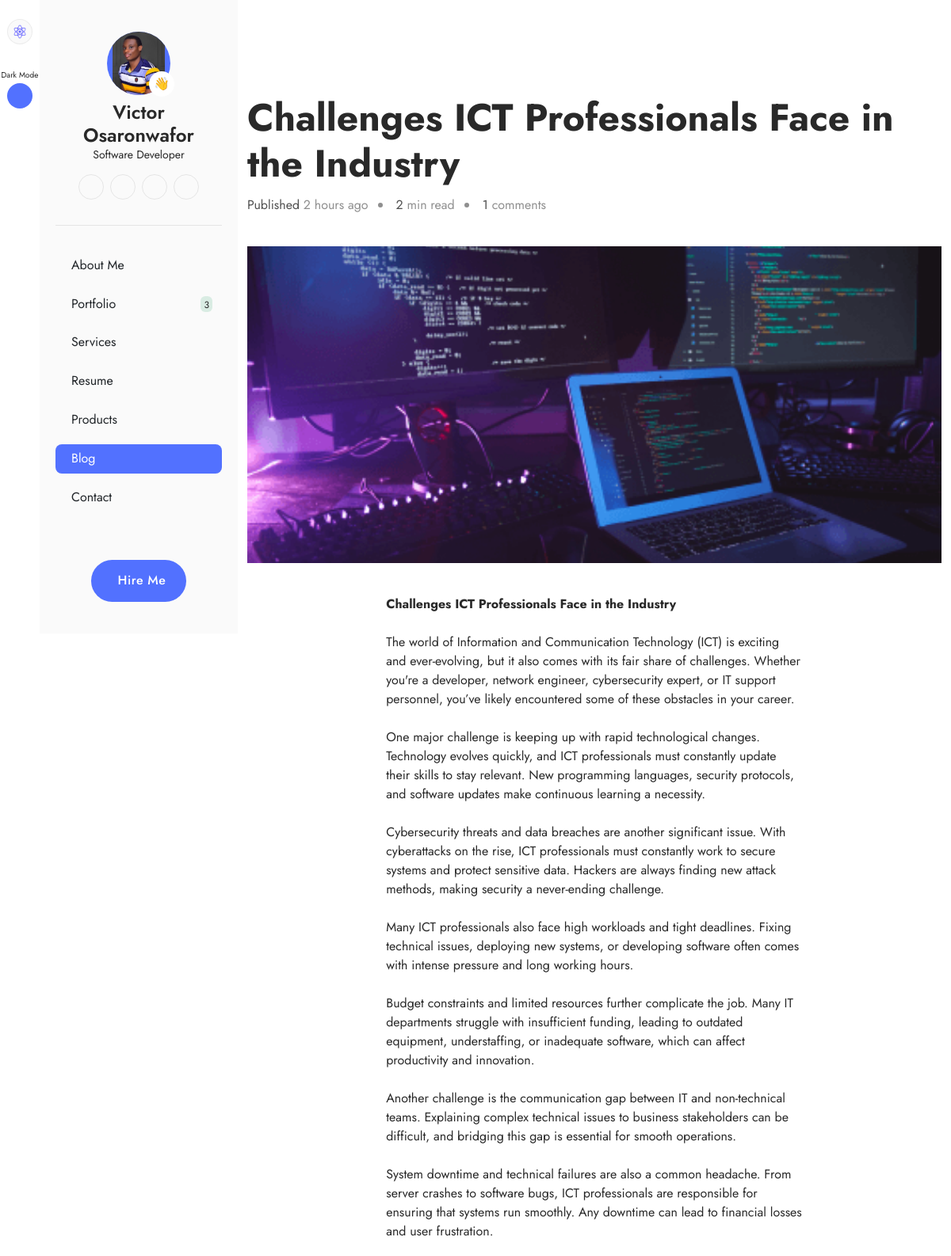
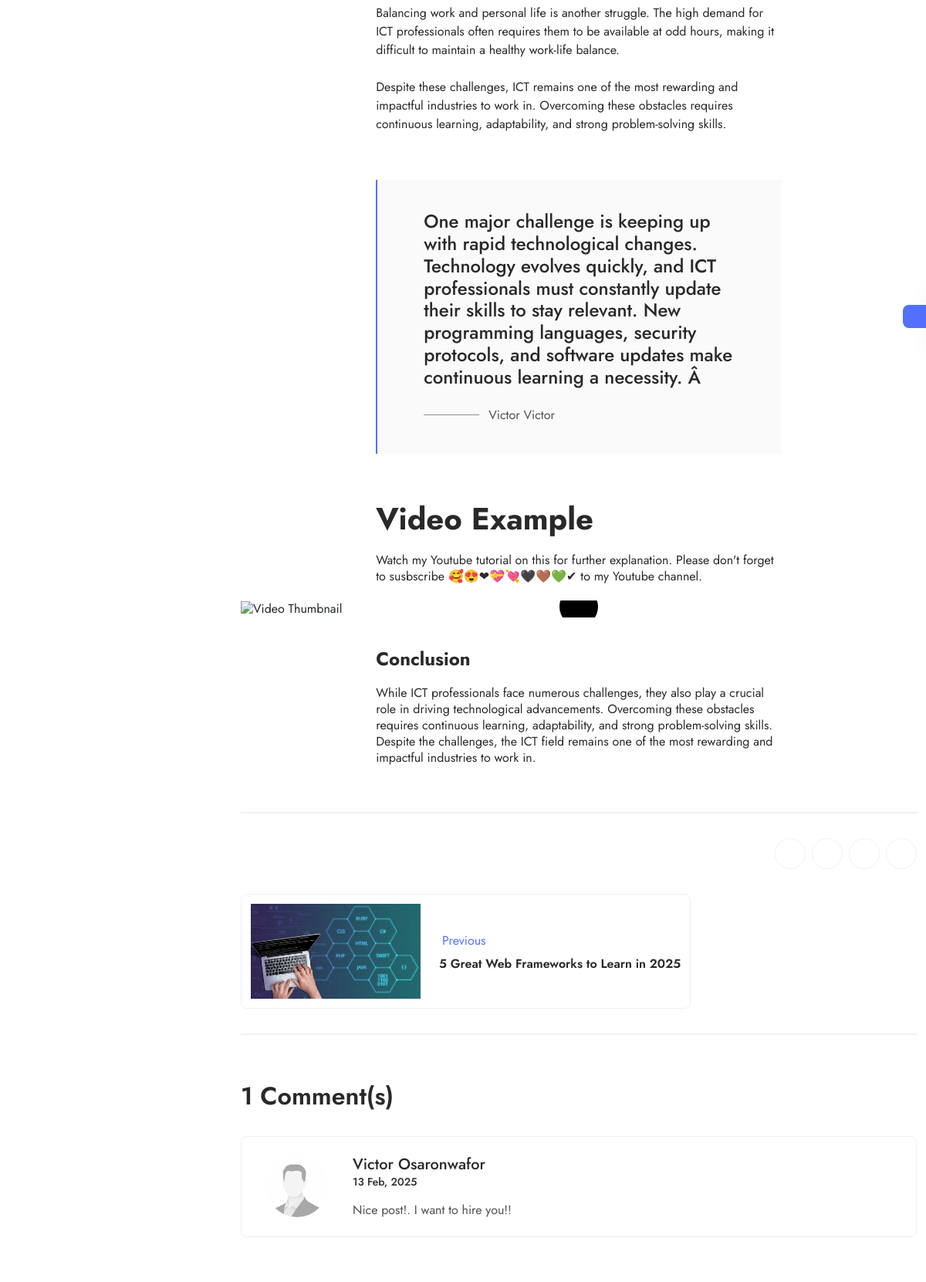
The page /blog-details.php?read=challenges-ict-professionals-face-in-the-industry (upper part) on the database its author committed (2 pictures, top to bottom).
### tables this page shows
CREATE TABLE `settings` (
  `id` int(11) NOT NULL,
  `phone` varchar(255) DEFAULT NULL,
  `email` varchar(255) DEFAULT NULL,
  `office_address` longtext DEFAULT NULL,
  `facebook` varchar(255) DEFAULT NULL,
  `instagram` varchar(255) DEFAULT NULL,
  `twitter` varchar(255) DEFAULT NULL,
  `linkedIn` varchar(255) DEFAULT NULL,
  `youtube` varchar(255) DEFAULT NULL,
  `whatsapp` varchar(255) DEFAULT NULL,
  `whatsapp_url` text DEFAULT NULL,
  `logo` varchar(255) DEFAULT NULL,
  `status` tinyint(4) NOT NULL DEFAULT 0,
  `date` datetime NOT NULL DEFAULT current_timestamp()
);

CREATE TABLE `about_me` (
  `id` int(11) NOT NULL,
  `name` varchar(255) NOT NULL,
  `role` varchar(255) NOT NULL,
  `intro_title` text NOT NULL,
  `intro_text` text NOT NULL,
  `years_of_experience` int(11) NOT NULL,
  `projects_completed` int(11) NOT NULL,
  `clients_worldwide` int(11) NOT NULL,
  `what_i_do` text NOT NULL,
  `pro_summary` text NOT NULL,
  `skills` text NOT NULL,
  `education` text NOT NULL,
  `awards` text NOT NULL,
  `certifications` text NOT NULL,
  `languages` text NOT NULL,
  `interest` text NOT NULL,
  `github_link` varchar(255) NOT NULL,
  `image` varchar(255) NOT NULL,
  `resume` varchar(255) NOT NULL,
  `status` tinyint(4) NOT NULL DEFAULT 0,
  `date` datetime NOT NULL DEFAULT current_timestamp()
);

CREATE TABLE `posts` (
  `id` int(11) NOT NULL,
  `title` varchar(255) NOT NULL,
  `slug` varchar(255) NOT NULL,
  `category` varchar(255) NOT NULL,
  `caption` text NOT NULL,
  `quote` text NOT NULL,
  `quoted_by` varchar(255) NOT NULL,
  `description` longtext NOT NULL,
  `image` varchar(255) NOT NULL,
  `video_url` text NOT NULL,
  `conclusion` text NOT NULL,
  `meta_title` varchar(255) NOT NULL,
  `meta_keywords` text NOT NULL,
  `meta_description` text NOT NULL,
  `status` tinyint(4) NOT NULL DEFAULT 0,
  `author` varchar(255) NOT NULL,
  `date` datetime NOT NULL DEFAULT current_timestamp()
);

CREATE TABLE `comments` (
  `id` int(11) NOT NULL,
  `post_id` int(11) NOT NULL,
  `first_name` varchar(255) NOT NULL,
  `last_name` varchar(255) NOT NULL,
  `email` varchar(255) NOT NULL,
  `message` text NOT NULL,
  `date` datetime NOT NULL DEFAULT current_timestamp()
);

### blog-details.php (the view, shortened to what the rows shown need)
<?php
include_once 'components/head.php';
if (!isset($_GET['read']) || empty($_GET['read']) || ($blog->getPostBySlugStatus($_GET['read']) == [])) {
    echo "<script>window.history.back()</script>";
}
$blogPostId = $blog_post_details['id'];
$previousPost = $blog->getPreviousPost($blogPostId);
$comments = $blog->getPostComments($blogPostId);
include_once 'components/side-menu.php';
?>
<section class="blog-details-section pt-120 pb-120 mt-10 mt-lg-0">
    <div class="container">
        <div class="mb-8 mb-md-15">
            <div data-aos="fade-left">
                <h3 class="n5-color fs-one">
                    <?= $blog_post_details['title'] ?? '' ?>
                </h3>
                <div class="d-flex flex-wrap align-items-center gap-2 gap-md-3 mt-3">
                    <span class="n3-color fs-eight"><span class="n4-color">Published</span>
                        <?= timeAgo($blog_post_details['date']) ?></span>
                    <ul class="d-flex align-items-center gap-3">
                        <li class="n3-color fs-eight">
                        </li>
                        <li class="n3-color fs-eight">
                        </li>
                    </ul>
                </div>
            </div>
            <div class="my-5 my-md-10 overflow-hidden">
                <img src="assets/images/posts/<?= $blog_post_details['image'] ?>"
                    alt="<?= $blog_post_details['title'] ?? '' ?> | Victor Osaronwafor" class="blog-details-img" />
            </div>
            <div class="details-description n5-color fs-eight">
                <?= $blog_post_details['description'] ?? '' ?>
            </div>
        </div>
        <?php if (!empty($blog_post_details['quote'])): ?>
            <div data-aos="fade-up"
                class="details-description mb-8 mb-md-15 px-4 px-sm-8 px-md-15 py-5 py-md-10 bgn2-color br-left-p1">
                <h4 class="n5-color fs-five fw-medium">
                    <?= $blog_post_details['quote'] ?? '' ?>
                </h4>
                <div class="d-flex gap-2 gap-md-3 align-items-center mt-3 mt-md-6">
                    <div class="line3"></div>
                    <span class="n4-color fs-eight"><?= $blog_post_details['quoted_by'] ?? '' ?></span>
                </div>
            </div>
        <?php endif; ?>
        <?php if (!empty($blog_post_details['conclusion'])): ?>
            <div class="mb-8 mb-md-15">
                <h3 class="details-description n5-color fs-five mt-5 mt-md-10">
                    Conclusion
                </h3>
                <p class="details-description n5-color fs-eight mt-3 mt-md-5">
                    <?= $blog_post_details['conclusion'] ?? '' ?>
                </p>
            </div>
        <?php endif; ?>
        <div data-aos="fade-up" class="mb-8 mb-md-15 py-4 py-md-8 brn4-y">
            <div class="d-flex flex-wrap flex-md-nowrap gap-3 gap-md-6 mt-4 mt-md-8">
                <?php if ($previousPost != []): ?>
                    <a href="blog-details.php?read=<?= $previousPost['slug'] ?>"
                        class="prev-card d-flex gap-3 gap-md-6 align-items-center p-3 brn4 rounded-3">
                        <div class="overflow-hidden">
                            <img src="assets/images/posts/<?= $previousPost['image'] ?>"
                                alt="<?= $previousPost['title'] ?? '' ?> | Victor Osaronwafor Olvios" class="prev-img" />
                        </div>
                        <div>
                            <span class="d-flex gap-1 align-items-center p1-color">
                                Previous
                            </span>
                            <span
                                class="n5-color fw-semibold fs-eight mt-2 d-block"><?= $previousPost['title'] ?? '' ?></span>
                        </div>
                    </a>
                <?php endif; ?>
            </div>
        </div>
        <section data-aos="fade-up" class="mt-8 mt-md-15" id="postComments">
            <?php if ($comments != []): ?>
                <?php foreach ($comments as $comment): ?>
                    <div class="reply-container mb-5">
                        <div
                            class="d-flex flex-wrap flex-md-nowrap gap-4 gap-md-8 px-4 px-md-8 mb-5 py-3 py-md-6 rounded-3 w-100 brn4">
                            <div class="flex-shrink-0">
                                <img src="assets/images/comments/placeholder.jpg"
                                    alt="<?= $comment['first_name'] ?> | Victor Osaronwafor Olvios"
                                    class="cmnt-img flex-shrink-0" />
                            </div>
                            <div class="w-100">
                                <div class="d-flex gap-3 justify-content-between align-items-center w-100">
                                    <div class="w-100">
                                        <h6 class="n5-color fs-six fw-medium">
                                            <?= $comment['first_name'] . ' ' . $comment['last_name'] ?>
                                        </h6>
                                        <span
                                            class="n5-color fs-nine fw-medium"><?= date('d M, Y', strtotime($comment['date'])) ?></span>
                                    </div>
                                </div>
                                <p class="n4-color fs-eight mt-2 mt-md-4">
                                    <?= $comment['message'] ?>
                                </p>
                            </div>
                        </div>
                    </div>
                <?php endforeach; ?>
            <?php endif; ?>
        </section>
    </div>
</section>
<?php
include_once 'components/footer.php';
?>

### components/side-menu.php (shortened to what the rows shown need)
<div class="side-menu">
  <div class="d-flex">
    <div class="side-menu-left">
      <div>
        <div class="d-flex flex-column gap-8 justify-content-center align-items-center mt-6">
          <a href="index.php" class="side-icon p1-color bgn2-color brn4">
            <img src="assets/images/settings/<?= $webSetting['logo'] ?? 'logo.png' ?>" alt="Victor Osaronwafor Olvios"
              width="20" class="img-fluid">
          </a>
        </div>
      </div>
    </div>
    <div class="side-menu-right overflow-y-auto">
      <div class="d-flex flex-column gap-6 justify-content-between py-10 px-5 bgn2-color h-100">
        <div class="">
          <div class="sidebar-profile">
            <div class="position-relative">
              <div class="profile-img1 d-flex justify-content-center overflow-hidden">
                <img src="assets/images/aboutMe/<?= $getAboutMe['image'] ?>" alt="<?= $getAboutMe['name'] ?? '' ?>"
                  class="" />
              </div>
              <span class="thumb">👋</span>
            </div>
            <h4 class="n5-color fw-semibold fs-five mt-2 text-center">
              <?= $getAboutMe['name'] ?? '' ?>
            </h4>
            <span class="n5-color fs-nine d-block text-center"><?= $getAboutMe['role'] ?? '' ?></span>
            <div class="d-flex justify-content-center gap-2 align-items-center mt-4">
              <a href="<?= $webSetting['linkedIn'] ?: '' ?>" class="social-icon p1-color">
              </a>
              <a href="<?= $getAboutMe['github_link'] ?: '' ?>" class="social-icon p1-color">
              </a>
              <a href="<?= $webSetting['youtube'] ?: '' ?>" class="social-icon p1-color">
              </a>
              <a href="<?= $webSetting['whatsapp_url'] ?: '' ?>" class="social-icon p1-color">
                <i class="ph ph-whatsapp-logo"></i></a>
            </div>
          </div>
        </div>
      </div>
    </div>
  </div>
</div>
<div class="main-content w-100">

### rows shown on the page
settings: logo (picture)
about_me: image (picture), name "Victor Osaronwafor", role "Software Developer"
posts: title "Challenges ICT Professionals Face in the Industry", date "2 hours ago", image (picture), description "Challenges ICT Professionals Face in the Industry The world of Information and Communication Technology (ICT) is exciting and ever-evolving, but it also comes with its fair share of challenges. Whether you're a developer, network engineer, cybersecurity expert, or IT support personnel, you’ve likely encountered some of these obstacles in your career. One major challenge is keeping up with rapid technological changes. Technology evolves quickly, and ICT professionals must constantly update their skills to stay relevant. New programming languages, security protocols, and software updates make continuous learning a necessity. Cybersecurity threats and data breaches are another significant…", quote "One major challenge is keeping up with rapid technological changes. Technology evolves quickly, and ICT professionals must constantly update their skills to stay relevant. New programming languages, security protocols, and software updates make continuous learning a necessity. Â", quoted_by "Victor Victor", conclusion "While ICT professionals face numerous challenges, they also play a crucial role in driving technological advancements. Overcoming these obstacles requires continuous learning, adaptability, and strong problem-solving skills. Despite the challenges, the ICT field remains one of the most rewarding and impactful industries to work in."
posts: image (picture), title "5 Great Web Frameworks to Learn in 2025"
comments: first_name "Victor", last_name "Osaronwafor", date "13 Feb, 2025", message "Nice post!. I want to hire you!!"

### other values the page prints
$portfolio->portfolioStatusCount() "3"
$commentsCount "1"
